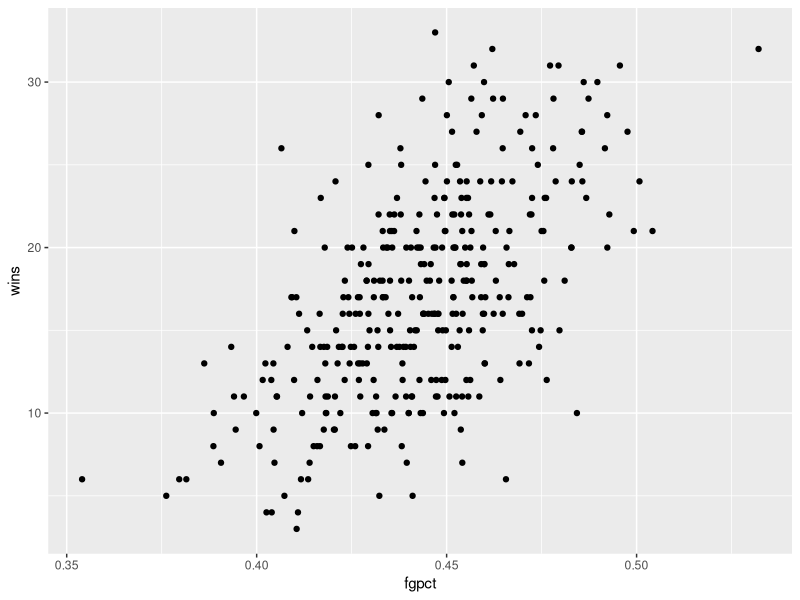
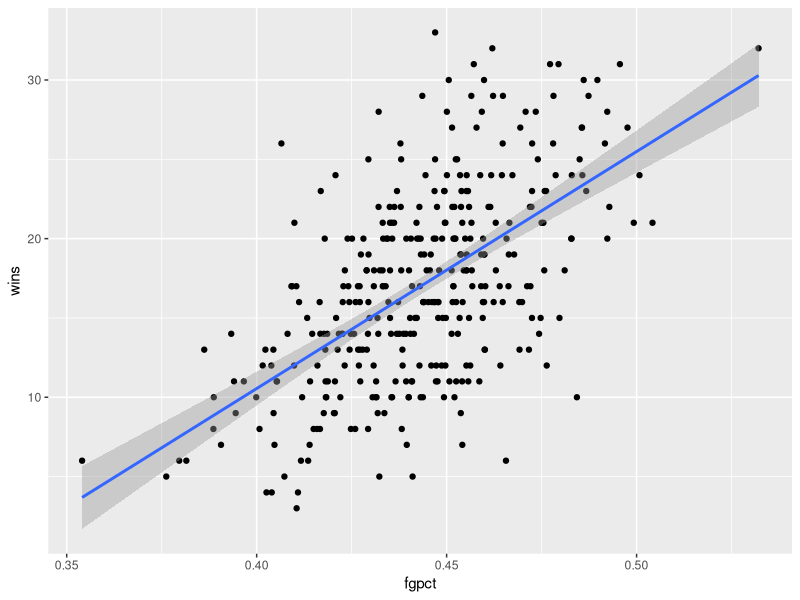

Write R code to recreate these figures, in order.
## ---- chunk 1
library(tidyverse)
## ---- chunk 2
logs <- read_csv("data/logs19.csv")
## ---- chunk 3
winlosslogs <- logs %>% mutate(winloss = case_when(
  grepl("W", W_L) ~ 1, 
  grepl("L", W_L) ~ 0)
)
## ---- chunk 4
winlosslogs %>% 
  group_by(Team) %>%
  summarise(
    wins = sum(winloss),
    totalFGAttempts = sum(TeamFGA),
    totalFG = sum(TeamFG)
  ) %>%
  mutate(fgpct = totalFG/totalFGAttempts) -> fgmodel
## ---- chunk 5
ggplot(fgmodel, aes(x=fgpct, y=wins)) + geom_point()
## ---- chunk 6
ggplot(fgmodel, aes(x=fgpct, y=wins)) + geom_point() + geom_smooth(method=lm, se=TRUE)
## ---- chunk 7
fit <- lm(wins ~ fgpct, data = fgmodel)
summary(fit)
